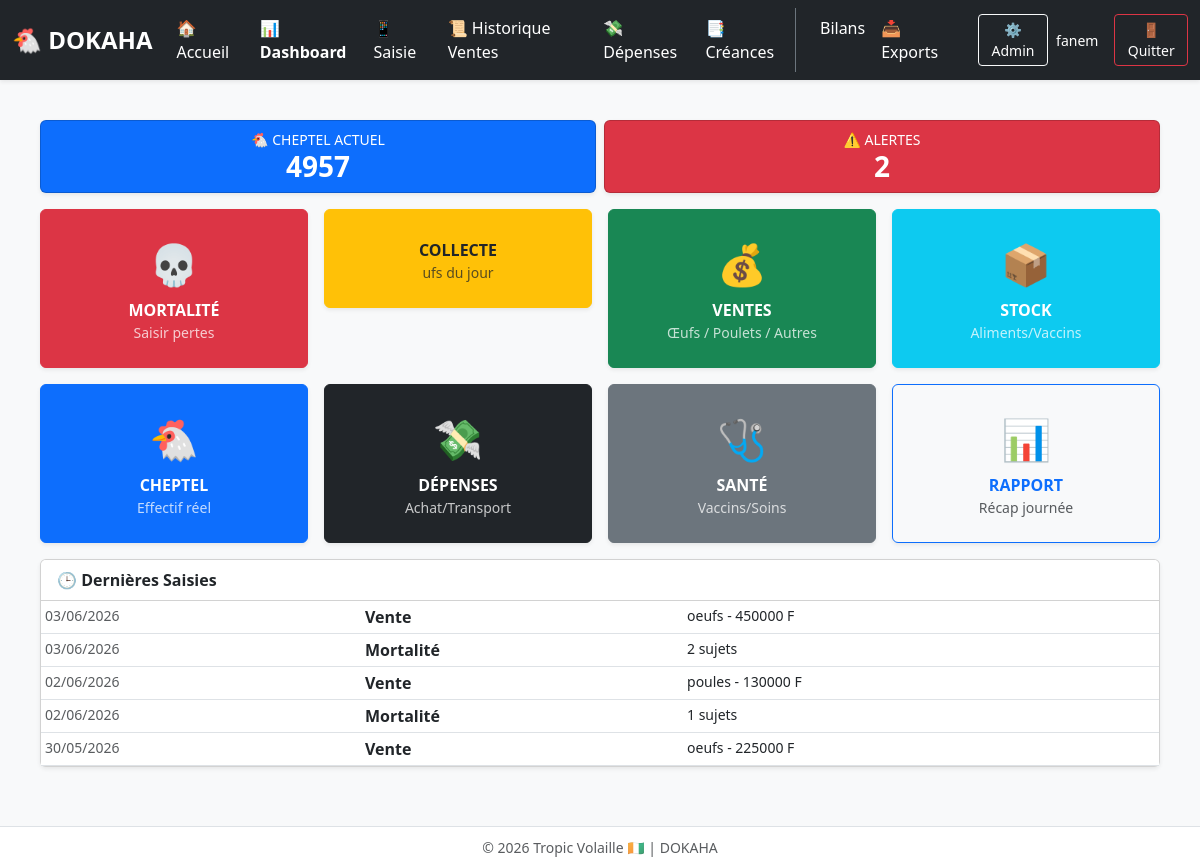
The app's page /terrain/ (signed in), older data.
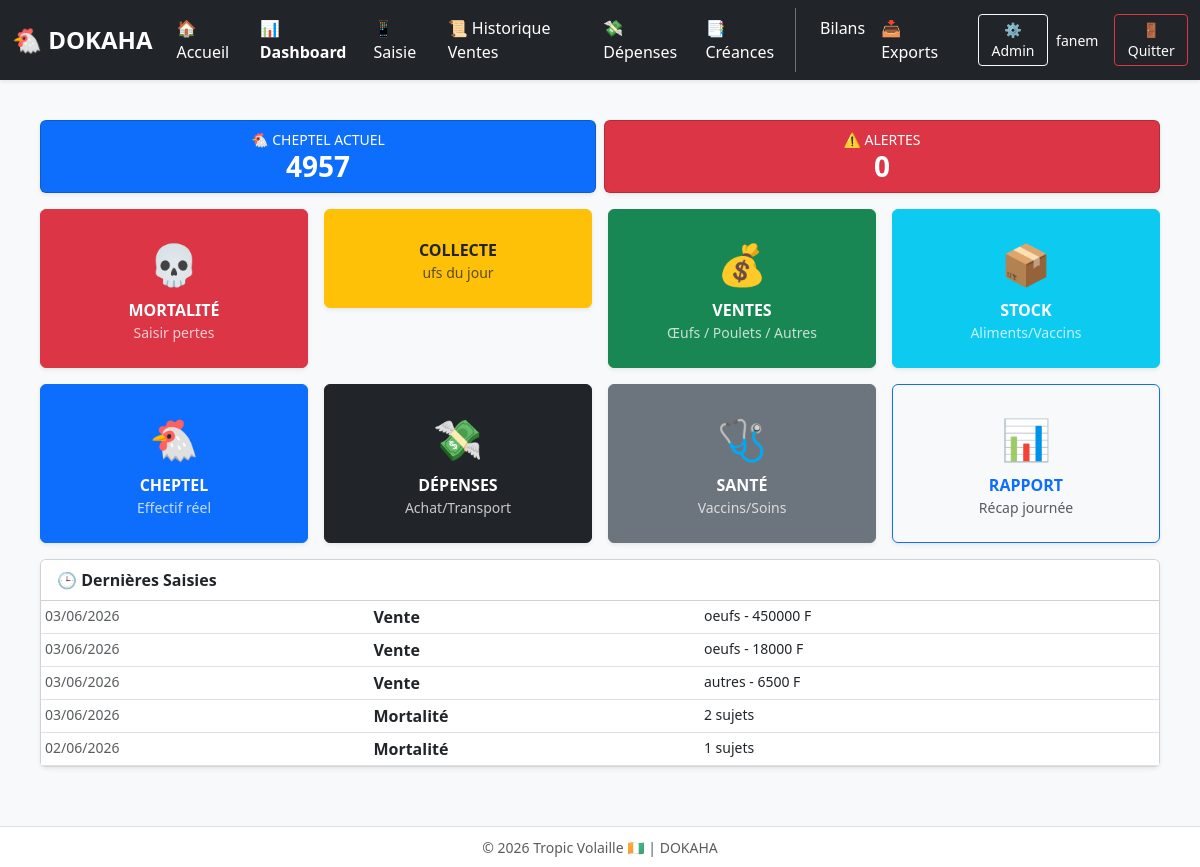
The same page, newer data.
### gestion/models.py (models this page shows, shortened)
class Vente(models.Model):
    poulailler = models.ForeignKey(Poulailler, on_delete=models.SET_NULL, null=True, blank=True, verbose_name="Bâtiment")
    date = models.DateField(verbose_name="Date")
    client = models.CharField(max_length=100, blank=True, null=True, verbose_name="Client")
    type_vente = models.CharField(
        max_length=20,
        choices=[('oeufs', '🥚 Œufs'), ('poules', '🐔 Poules'), ('autres', '📦 Autres')],
        default='oeufs'
    )
    plateaux = models.IntegerField(default=0)
    unites = models.IntegerField(default=0)
    prix_plateau = models.DecimalField(max_digits=10, decimal_places=2, default=0)
    montant_total = models.DecimalField(max_digits=10, decimal_places=2, default=0)
    paye = models.BooleanField(default=True)
    montant_paye = models.DecimalField(max_digits=10, decimal_places=2, default=0, verbose_name="Montant payé (FCFA)")
    montant_restant = models.DecimalField(max_digits=10, decimal_places=2, default=0, verbose_name="Reste à payer (FCFA)")
    mode_paiement = models.CharField(
        max_length=20,
        default='comptant',
        choices=[('comptant', '💵 Comptant'), ('credit', '📝 Crédit'), ('mobile', '📱 Mobile Money'), ('cheque', '🧾 Chèque')],
        verbose_name="Mode de paiement"
    )
    plateaux = models.IntegerField(default=0, verbose_name='Nombre de plateaux (30 œufs)')
    reste_oeufs = models.IntegerField(default=0, verbose_name='Œufs restants (0-29)')
    class Meta:
        verbose_name = "Vente"
        verbose_name_plural = "Ventes"
        ordering = ['-date']

### gestion/views.py (the view)
# urls.py: path('terrain/', views.terrain, name='terrain'),
@login_required
@login_required
def terrain(request):
    from .models import Poulailler, Vente, Depense, SortiePoules
    from django.db.models import Sum
    from django.utils import timezone
    from datetime import timedelta
    from django.shortcuts import render
    today = timezone.now().date()
    week_ago = today - timedelta(days=7)
    from django.db.models import Sum
    oeufs_today = ProductionOeufs.objects.filter(date=today).aggregate(t=Sum('total_oeufs'))['t'] or 0
    oeufs_week = ProductionOeufs.objects.filter(date__gte=week_ago).aggregate(t=Sum('total_oeufs'))['t'] or 0
    oeufs_total = ProductionOeufs.objects.aggregate(t=Sum('total_oeufs'))['t'] or 0
    oeufs_casses_today = ProductionOeufs.objects.filter(date=today).aggregate(t=Sum('oeufs_casses'))['t'] or 0
    total_initial = Poulailler.objects.aggregate(total=Sum('effectif_initial'))['total'] or 0
    total_morts = SortiePoules.objects.filter(type_sortie='mortalite').aggregate(total=Sum('nombre'))['total'] or 0
    total_vendus = Vente.objects.filter(type_vente='poules').aggregate(total=Sum('unites'))['total'] or 0
    total_cheptel = max(0, int(total_initial) - int(total_morts) - int(total_vendus))
    mortalite_week = SortiePoules.objects.filter(date__gte=week_ago, type_sortie='mortalite').aggregate(total=Sum('nombre'))['total'] or 0
    try:
        tr = Vente.objects.aggregate(t=Sum('montant_paye'))['t'] or 0
        td = Depense.objects.aggregate(t=Sum('montant'))['t'] or 0
    except: tr = td = 0
    alerte_mortalite = mortalite_week > (total_cheptel * 0.02) if total_cheptel > 0 else False
    alerte_tresorerie = (tr - td) < 0
    activites = []
    try:
        for v in Vente.objects.order_by('-date')[:3]:
            activites.append({'date': v.date, 'type': 'Vente', 'detail': f"{v.type_vente} - {int(v.montant_total or 0)} F"})
        for m in SortiePoules.objects.filter(type_sortie='mortalite').order_by('-date')[:2]:
            activites.append({'date': m.date, 'type': 'Mortalité', 'detail': f"{int(m.nombre or 0)} sujets"})
        activites.sort(key=lambda x: x['date'] or today, reverse=True)
    except: pass
    return render(request, 'gestion/terrain.html', {
        'total_cheptel': total_cheptel, 'alerte_mortalite': alerte_mortalite,
        'alerte_tresorerie': alerte_tresorerie, 'activites_recentes': activites[:5]
    })

### gestion/templates/gestion/terrain.html (shortened to what this page needs)
        {% extends "gestion/base.html" %}
{% block content %}
<div class="container-fluid px-2 px-md-4 mt-2 mt-md-4">
    <div class="row g-2 mb-3">
        <div class="col-6">
            <div class="card bg-primary text-white p-2 text-center shadow-sm">
                <small>🐔 CHEPTEL ACTUEL</small>
                <h3 class="fw-bold mb-0">{{ total_cheptel|default:0 }}</h3>
            </div>
        </div>
        <div class="col-6">
            <div class="card bg-danger text-white p-2 text-center shadow-sm">
                <small>⚠️ ALERTES</small>
                <h3 class="fw-bold mb-0">{% if alerte_mortalite or alerte_tresorerie %}2{% else %}0{% endif %}</h3>
            </div>
        </div>
    </div>
    <div class="row g-2 g-md-3">
        <div class="col-6 col-md-3"><a href="/mortalite/ajouter/" class="btn btn-danger w-100 py-4 shadow-sm d-flex flex-column align-items-center justify-content-center text-white"><span class="fs-1 mb-1">💀</span><span class="fw-bold">MORTALITÉ</span><small class="opacity-75">Saisir pertes</small></a></div>
        <div class="col-6 col-md-3"><a href="/collecte/" class="btn btn-warning w-100 py-4 shadow-sm d-flex flex-column align-items-center justify-content-center text-dark"><span class="fw-bold">COLLECTE</span><small class="opacity-75">ufs du jour</small></a></div>
        <div class="col-6 col-md-3"><a href="/vente/choix/" class="btn btn-success w-100 py-4 shadow-sm d-flex flex-column align-items-center justify-content-center text-white"><span class="fs-1 mb-1">💰</span><span class="fw-bold">VENTES</span><small class="opacity-75">Œufs / Poulets / Autres</small></a></div>
        <div class="col-6 col-md-3"><a href="/stock/" class="btn btn-info w-100 py-4 shadow-sm d-flex flex-column align-items-center justify-content-center text-white"><span class="fs-1 mb-1">📦</span><span class="fw-bold">STOCK</span><small class="opacity-75">Aliments/Vaccins</small></a></div>
        <div class="col-6 col-md-3"><a href="/cheptel/" class="btn btn-primary w-100 py-4 shadow-sm d-flex flex-column align-items-center justify-content-center text-white"><span class="fs-1 mb-1">🐔</span><span class="fw-bold">CHEPTEL</span><small class="opacity-75">Effectif réel</small></a></div>
        <div class="col-6 col-md-3"><a href="/depense/add/" class="btn btn-dark w-100 py-4 shadow-sm d-flex flex-column align-items-center justify-content-center text-white"><span class="fs-1 mb-1">💸</span><span class="fw-bold">DÉPENSES</span><small class="opacity-75">Achat/Transport</small></a></div>
        <div class="col-6 col-md-3"><a href="/sante/" class="btn btn-secondary w-100 py-4 shadow-sm d-flex flex-column align-items-center justify-content-center text-white"><span class="fs-1 mb-1">🩺</span><span class="fw-bold">SANTÉ</span><small class="opacity-75">Vaccins/Soins</small></a></div>
        <div class="col-6 col-md-3"><a href="/rapport-jour/" class="btn btn-outline-primary w-100 py-4 shadow-sm d-flex flex-column align-items-center justify-content-center"><span class="fs-1 mb-1">📊</span><span class="fw-bold">RAPPORT</span><small class="text-muted">Récap journée</small></a></div>
    </div>
    <div class="card shadow-sm mt-3 mb-4">
        <div class="card-header bg-white fw-bold">🕒 Dernières Saisies</div>
        <div class="table-responsive">
            <table class="table table-sm table-hover mb-0">
                <tbody>
                    {% for a in activites_recentes %}
                    <tr><td class="small text-muted">{{ a.date|date:"d/m/Y" }}</td><td class="fw-bold">{{ a.type }}</td><td class="small">{{ a.detail }}</td></tr>
                    {% empty %}
                    <tr><td colspan="3" class="text-center py-3 text-muted">Aucune saisie aujourd'hui</td></tr>
                    {% endfor %}
                </tbody>
            </table>
        </div>
    </div>
</div>
{% endblock %}

Row changes from the older to the newer data that the page shows:
no longer on this page (row edited): Vente: date "02/06/2026"
no longer on this page (row edited): Vente: date "30/05/2026"
added Vente: date "03/06/2026"
added Vente: date "03/06/2026"
Text that changed along with them:
text no longer shown: "2"
text now shown: "0"
new list line: "Vente oeufs - 18000 F"
new list line: "Vente autres - 6500 F"
list line gone: "Vente poules - 130000 F"
list line gone: "Vente oeufs - 225000 F"
